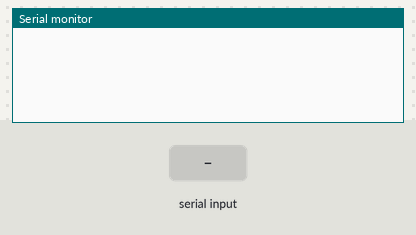
Bench run of a sketch on a simulated Arduino Mega 2560, built with avr-gcc and run on an emulated ATmega2560. On the bench: the last lines printed to the serial monitor. Inputs (shaded band) come from the test bench.

Above: at 1.2 s.
1.3 s: "<" received over the second serial link
At 2.9 s:
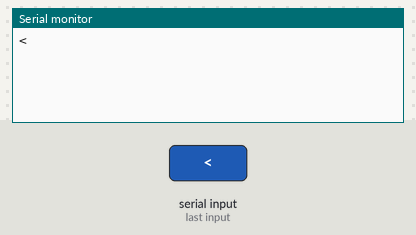
3.5 s: ">" received over the second serial link
At 4.4 s:
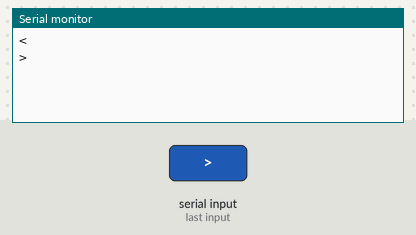
5.5 s: "1" received over the second serial link
At 7.1 s:
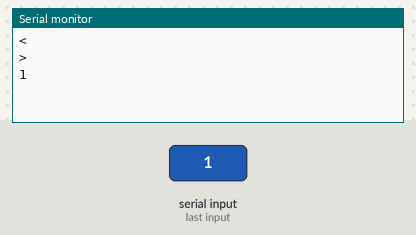

Measured:
- after the input at 1.3 s, the serial monitor: prints a new line after 0.70 s (image 1)
- after the input at 3.5 s, the serial monitor: prints a new line after 0.50 s (image 2)
- after the input at 5.5 s, the serial monitor: prints a new line after 0.50 s (image 3)

The sketch:

XbeeArduino.ino
```cpp
/* 	~
  read and transmit data from xbee for cansat project

  tyler kessis
*/

//Constants:
//serial pind for xbee
static const int RXPin = 7, TXPin = 8;
#define xbeePort Serial2

//Variables:
//SoftwareSerial ss(RXPin, TXPin);
bool started= false;//True: Message is strated
bool ended 	= false;//True: Message is finished
char incomingByte; //Variable to store the incoming byte
String msg;		//recieved message

void setup() {

	//Start the serial communication
	Serial.begin(9600);
  xbeePort.begin(9600); //make sure this matches xbee baud
}

void loop() {

  //put these commands into their own functions later

  //send message to other xbee
  //String message = "hi\n";

  //xbeePortprint(message);
  //Serial.println(message);

  msg = "";
  //read message from other xbee
  while (xbeePort.available()>0){
    //Serial.println("a");
  	//Read the incoming byte
    incomingByte = xbeePort.read();
    Serial.println(incomingByte);
    //Start the message when the '<' symbol is received
    if(incomingByte == '<')
    {
      //Serial.println("b");
     started = true;
     msg = ""; // Throw away any incomplete packet
   }
   //End the message when the '>' symbol is received
   else if(incomingByte == '>')
   {
     //Serial.println("c");
     ended = true;
     break; // Done reading - exit from while loop!
   }
   //Read the message!
   else if(msg.length() < 100)
   {
      //Serial.println("d");
      msg += incomingByte; // Add char to array
      //Serial.println(msg);
   }
  }

  //Serial.println(started);
  //Serial.println(ended);

  if(started && ended)
  {
    //Serial.println("e");
    //store / return message
    Serial.println(msg);
    msg = "";
    started = false;
    ended = false;
  }


  delay(1000);
}
```
